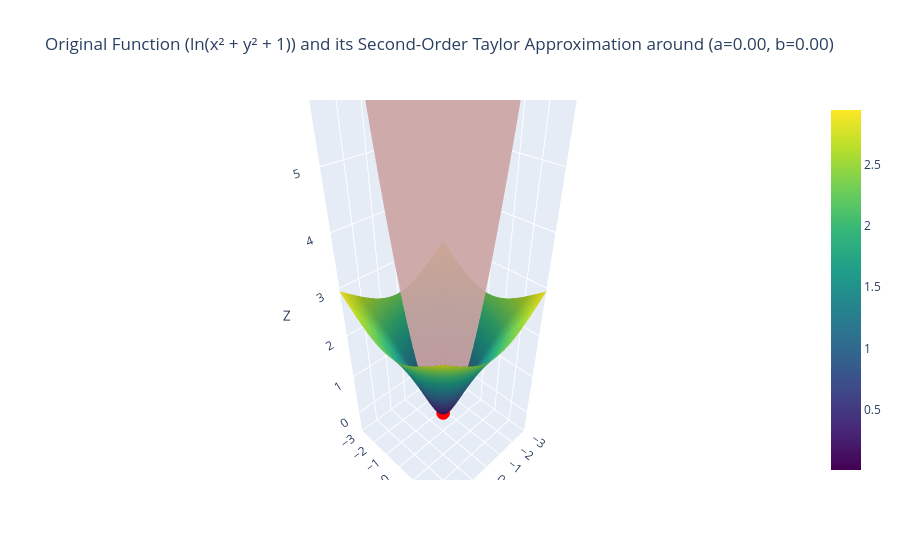

Write notebook code for a chart like this one.
### Code cell
import numpy as np
import plotly.graph_objects as go

# 1. Define the ln original function
def original_function(x, y):
    return np.log(x**2 + y**2 + 1)

# 2. Define the second-order Taylor approximation function
def taylor_approximation(x, y, a, b):
    # Function value at (a, b)
    f_ab = np.log(a**2 + b**2 + 1)

    # First-order partial derivatives
    df_dx = (2 * a) / (a**2 + b**2 + 1)
    df_dy = (2 * b) / (a**2 + b**2 + 1)

    # Second-order partial derivatives
    denominator = (a**2 + b**2 + 1)
    df_dxx = (2 * denominator - (2 * a) * (2 * a)) / (denominator**2)
    df_dyy = (2 * denominator - (2 * b) * (2 * b)) / (denominator**2)
    df_dxy = -(2 * a) * (2 * b) * 2 / (denominator**2)

    # Second-order Taylor approximation formula
    return (f_ab +
            df_dx * (x - a) +
            df_dy * (y - b) +
            0.5 * df_dxx * (x - a)**2 +
            df_dxy * (x - a) * (y - b) +
            0.5 * df_dyy * (y - b)**2)

# 3. Choose the point for Taylor approximation
a_approx = 0.0
b_approx = 0.0
z_approx = original_function(a_approx, b_approx)

# 4. Generate data points for plotting
x_range = np.linspace(-3, 3, 50)   # Widened x-range
y_range = np.linspace(-3, 3, 50)   # Widened y-range
x_grid, y_grid = np.meshgrid(x_range, y_range)
z_original = original_function(x_grid, y_grid)
z_taylor = taylor_approximation(x_grid, y_grid, a_approx, b_approx)

# 5. Create the 3D plot
fig = go.Figure(data=[
    go.Surface(z=z_original, x=x_grid, y=y_grid, name='Original Function (ln(x² + y² + 1))', colorscale='Viridis'),
    go.Surface(z=z_taylor, x=x_grid, y=y_grid, name=f'Taylor Approx. (a={a_approx:.2f}, b={b_approx:.2f})',
               opacity=0.7,
               colorscale=[[0, '#FFCCCC'], [1, '#FFCCCC']],
               showscale=False),  # Single color for approximation using colorscale with hex code
    go.Scatter3d(x=[a_approx], y=[b_approx], z=[z_approx],
                 mode='markers',
                 marker=dict(size=8, color='red'),
                 name='Approximation Point')
])

# 6. Update the layout for better visualization
fig.update_layout(
    title=f'Original Function (ln(x² + y² + 1)) and its Second-Order Taylor Approximation around (a={a_approx:.2f}, b={b_approx:.2f})',
    scene=dict(
        xaxis_title='X',
        yaxis_title='Y',
        zaxis_title='Z',
        xaxis=dict(range=[-3, 3]),   # Explicitly set x-axis range
        yaxis=dict(range=[-3, 3]),    # Explicitly set y-axis range
        zaxis=dict(range=[None, 6.5])   # Set max z to 10
    ),
    legend=dict(
        yanchor="top",
        y=0.99,
        xanchor="left",
        x=0.01
    )
)

fig.show()

### Figure 1 — Plotly figure (JSON) as saved in the notebook; plotly's stock layout.template omitted (floating-point values rounded to 4 significant figures; data arrays with more than 128 entries replaced by an {"elided": "..."} marker saying what was removed)
{"data": [{"colorscale": [[0, "#440154"], [0.1111, "#482878"], [0.2222, "#3e4989"], [0.3333, "#31688e"], [0.4444, "#26828e"], [0.5556, "#1f9e89"], [0.6667, "#35b779"], [0.7778, "#6ece58"], [0.8889, "#b5de2b"], [1, "#fde725"]], "name": "Original Function (ln(x² + y² + 1))", "type": "surface", "x": {"elided": "50x50 float values"}, "y": {"elided": "50x50 float values"}, "z": {"elided": "50x50 float values"}}, {"colorscale": [[0, "#FFCCCC"], [1, "#FFCCCC"]], "name": "Taylor Approx. (a=0.00, b=0.00)", "opacity": 0.7, "showscale": false, "type": "surface", "x": {"elided": "50x50 float values"}, "y": {"elided": "50x50 float values"}, "z": {"elided": "50x50 float values"}}, {"marker": {"color": "red", "size": 8}, "mode": "markers", "name": "Approximation Point", "type": "scatter3d", "x": [0], "y": [0], "z": [0]}], "layout": {"legend": {"x": 0.01, "xanchor": "left", "y": 0.99, "yanchor": "top"}, "scene": {"xaxis": {"range": [-3, 3], "title": {"text": "X"}}, "yaxis": {"range": [-3, 3], "title": {"text": "Y"}}, "zaxis": {"range": [null, 6.5], "title": {"text": "Z"}}}, "title": {"text": "Original Function (ln(x² + y² + 1)) and its Second-Order Taylor Approximation around (a=0.00, b=0.00)"}}}
